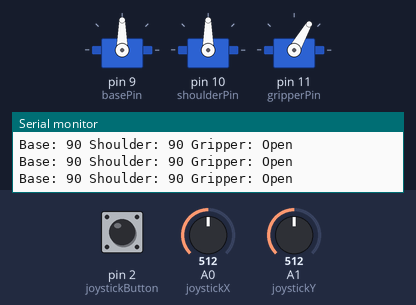
This sketch was run on a simulated Arduino Uno, built with avr-gcc and run on an emulated ATmega328P. On the bench: 3 × servo, the last lines printed to the serial monitor. Inputs (shaded band) come from the test bench; at power-on: A0 (joystickX) = 512, A1 (joystickY) = 512, pin 2 (joystickButton) HIGH.

Above: at 1.2 s.
1.3 s: A0 (joystickX) set to 559
4.3 s: A0 (joystickX) set to 586
At 5.1 s:
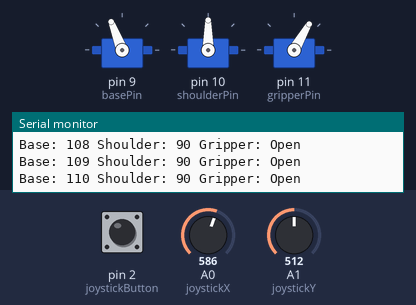
7.3 s: A1 (joystickY) set to 562
9.3 s: A1 (joystickY) set to 588
At 9.48 s:
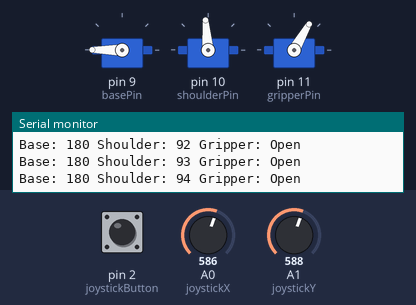
12.3 s: pin 2 (joystickButton) pulled LOW for 0.15 s
At 14.4 s:
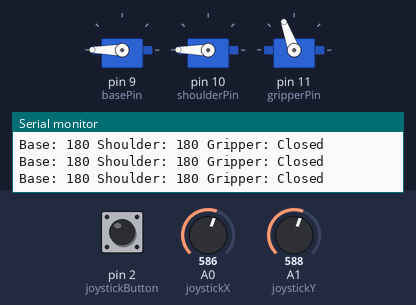
15.3 s: A0 (joystickX) set to 462
18.3 s: A0 (joystickX) set to 435
At 19.4 s:
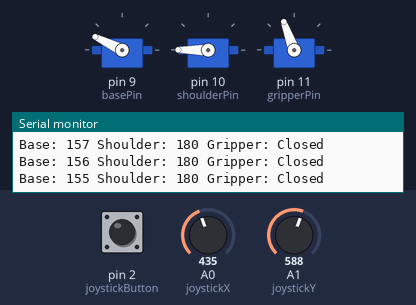
Timing chart, 0 to 24.1 s (numbered marks = the images above; inputs shaded):
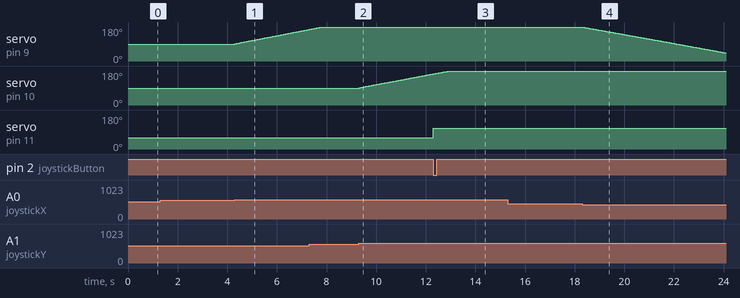

The sketch:

RoboticArm_3Servo_Working.ino
```cpp
#include <Servo.h>

// Create servo objects
Servo baseServo;
Servo shoulderServo;
Servo gripperServo;

// Joystick pins
const int joystickX = A0;
const int joystickY = A1;
const int joystickButton = 2;

// Servo pins
const int basePin = 9;
const int shoulderPin = 10;
const int gripperPin = 11;

// Starting positions
int baseAngle = 90;
int shoulderAngle = 90;

// Temporary gripper positions
int gripperOpen = 60;
int gripperClosed = 110;

bool gripperIsOpen = true;
bool lastButtonState = HIGH;

// Joystick dead zone
const int deadZoneLow = 450;
const int deadZoneHigh = 570;

void setup() {
  baseServo.attach(basePin);
  shoulderServo.attach(shoulderPin);
  gripperServo.attach(gripperPin);

  pinMode(joystickButton, INPUT_PULLUP);

  baseServo.write(baseAngle);
  shoulderServo.write(shoulderAngle);
  gripperServo.write(gripperOpen);

  Serial.begin(9600);
}

void loop() {
  // Read joystick
  int xValue = analogRead(joystickX);
  int yValue = analogRead(joystickY);

  // Control base
  if (xValue < deadZoneLow) {
    baseAngle--;
  }
  else if (xValue > deadZoneHigh) {
    baseAngle++;
  }

  // Control shoulder
  if (yValue < deadZoneLow) {
    shoulderAngle--;
  }
  else if (yValue > deadZoneHigh) {
    shoulderAngle++;
  }

  // Limit servo angles
  baseAngle = constrain(baseAngle, 0, 180);
  shoulderAngle = constrain(shoulderAngle, 0, 180);

  baseServo.write(baseAngle);
  shoulderServo.write(shoulderAngle);

  // Read joystick button
  bool buttonState = digitalRead(joystickButton);

  // Toggle gripper on each button press
  if (lastButtonState == HIGH && buttonState == LOW) {
    gripperIsOpen = !gripperIsOpen;

    if (gripperIsOpen) {
      gripperServo.write(gripperOpen);
    }
    else {
      gripperServo.write(gripperClosed);
    }

    delay(50); // Simple button debounce
  }

  lastButtonState = buttonState;

  // Debugging
  Serial.print("Base: ");
  Serial.print(baseAngle);
  Serial.print(" Shoulder: ");
  Serial.print(shoulderAngle);
  Serial.print(" Gripper: ");
  Serial.println(gripperIsOpen ? "Open" : "Closed");

  delay(20);
}
```

Measured:
- the behaviour switches between 570 and 571 on A0 (joystickX) (found by bisection; images 0 and 1)
- the behaviour switches between 570 and 571 on A1 (joystickY) (found by bisection; images 1 and 2)
- the behaviour switches between 450 and 449 on A0 (joystickX) (found by bisection; images 3 and 4)
- after the input at 4.3 s, servo on pin 9 (basePin): moves from 90° to 167° over 3.0 s, starting at once
- after the input at 9.3 s, servo on pin 10 (shoulderPin): moves from 90° to 164° over 3.0 s, starting at once
- after the input at 12.3 s, servo on pin 11 (gripperPin): 60° → 110° at once
- after the input at 18.3 s, servo on pin 9 (basePin): moves from 180° to 43° over 5.7 s, starting at once
